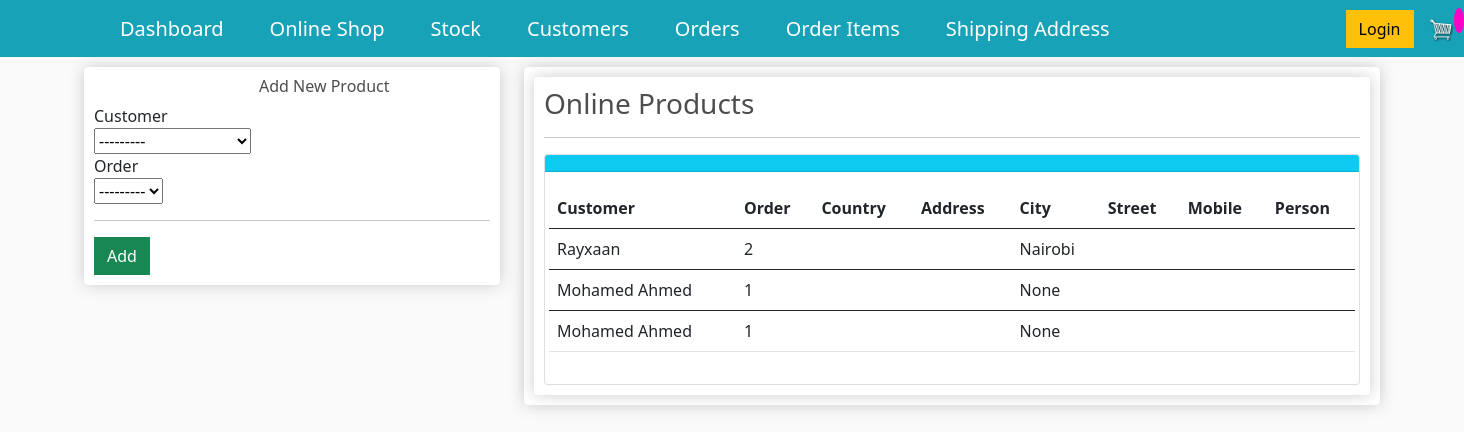
Page /shipping_address_online/ on the committed database.
### store/models.py (models this page shows, shortened)
class ShippingAddress(models.Model):
     customer = models.ForeignKey(Customer, on_delete=models.SET_NULL, null=True,blank=True)
     order = models.ForeignKey(Order, on_delete=models.SET_NULL, null=True,blank=True)
     address=models.CharField(max_length=200, null=True)
     city=models.CharField(max_length=200, null=True)
     state=models.CharField(max_length=200, null=True)
     zipcode=models.CharField(max_length=200, null=True)
     date_added = models.DateTimeField(auto_now_add=True)

class Customer(models.Model):
    user=models.OneToOneField(User, null=True, blank=True, on_delete=models.CASCADE)
    name = models.CharField(max_length=200, null=True)
    email = models.CharField(max_length=200)
    def __str__(self):
    		return self.name

class Order(models.Model):
    customer = models.ForeignKey(Customer, on_delete=models.SET_NULL, null=True,blank=True)#if customer is deleted, we dont want to delete the order but rather set the customer value to null
    date_ordered=models.DateTimeField(auto_now_add=True)
    complete=models.BooleanField(default=False, null=True, blank=False)
    transaction_id=models.CharField(max_length=100, null=True)
    def __str__(self):
        return str(self.id) #it was giving errors hence commented out

### store/views.py (the view)
# urls.py: path('shipping_address_online/', views.shipping_address_online, name="shipping_address_online"),
def shipping_address_online(request):
    title="Allifmaal Online Stock"
    form=AddShippingAdressOnlineForm(request.POST or None)
    shipping_details = ShippingAddress.objects.all()
    if form.is_valid():
        form.save()
        messages.success(request, 'Customer added successfully')
        return redirect('shipping_address_online')
    context={
        "title": title,
        "form":form,
        "shipping_details":shipping_details,
        }
    return render(request,'store/shipping_address_online.html',context)

### store/forms.py
class AddShippingAdressOnlineForm(forms.ModelForm): #the forms here is the one imported up there.
    class Meta:
        model = ShippingAddress
        fields = ["customer",'order']

### store/templates/store/shipping_address_online.html (shortened to what this page needs)
{% extends "store/main.html"%}
{% load crispy_forms_tags %}
{% load static %}
{% block content %}
<div class="row">
	<div class="col-lg-4">
		<div class="box-element" id="form-wrapper">
                <div id="user-info">
                <h6 style="padding-left:165px">Add New Product</h6>
                <form method='POST' action=''> {% csrf_token %}
                    {{form|crispy}}
                </div>
                <hr>
                <input id="form-button" class="btn btn-success btn-block" type="submit" value="Add">
		</div>
        <br>
	</div>
	<div class="col-lg-8">
		<div class="box-element">
            <div class="box-element">
        <h3>Online Products</h3>
        <hr>
            <div class="card">
                <div class="card-header bg-info text-white">
                </div>
                <div class="card-body">
                    <div class="row">
                       <table class="table table-hover">
                        <thead>
                          <tr>
                            <th scope="col">Customer</th>
                            <th scope="col">Order</th>
                            <th scope="col">Country</th>
                            <th scope="col">Address</th>
                            <th scope="col">City</th>
                            <th scope="col">Street</th>
                            <th scope="col">Mobile</th>
                            <th scope="col">Person</th>
                          </tr>
                        </thead>
                        <tbody>
                            {% for detail in shipping_details %}
                            <tr>
                            <td>{{detail.customer}}</td>
                            <td>{{detail.order}}</td>
                            <td>{{detail.country}}</td>
                            <td>{{detail.physical_address}}</td>
                            <td>{{detail.city}}</td>
                            <td>{{detail.street}}</td>
                            <td>{{detail.mobile}}</td>
                            <td>{{detail.contact_person}}</td>
                          </tr>
                        </tbody>
                        {% endfor %}
                      </table>
                </div>
            </div>
        </div>
            </div>
		</div>
	</div>
</div>
{% endblock %}

### store/static/css/main.css (style rules this page uses)
body { background-color: hsl(0, 0%, 98%); }
h1,h2,h3,h4,h5,h6 { color:hsl(0, 0%, 30%); }
.box-element { box-shadow:hsl(0, 0%, 80%) 0 0 16px; background-color: #fff; border-radius: 4px; padding: 10px; }
.col-lg-4, .col-lg-6, .col-lg-8, .col-lg-12 { margin-top: 10px; }
.btn { border-radius: 0; }

### rows in the picture
ShippingAddress: customer "Rayxaan", order "2", city "Nairobi"
ShippingAddress: customer "Mohamed Ahmed", order "1", city "None"
ShippingAddress: customer "Mohamed Ahmed", order "1", city "None"
